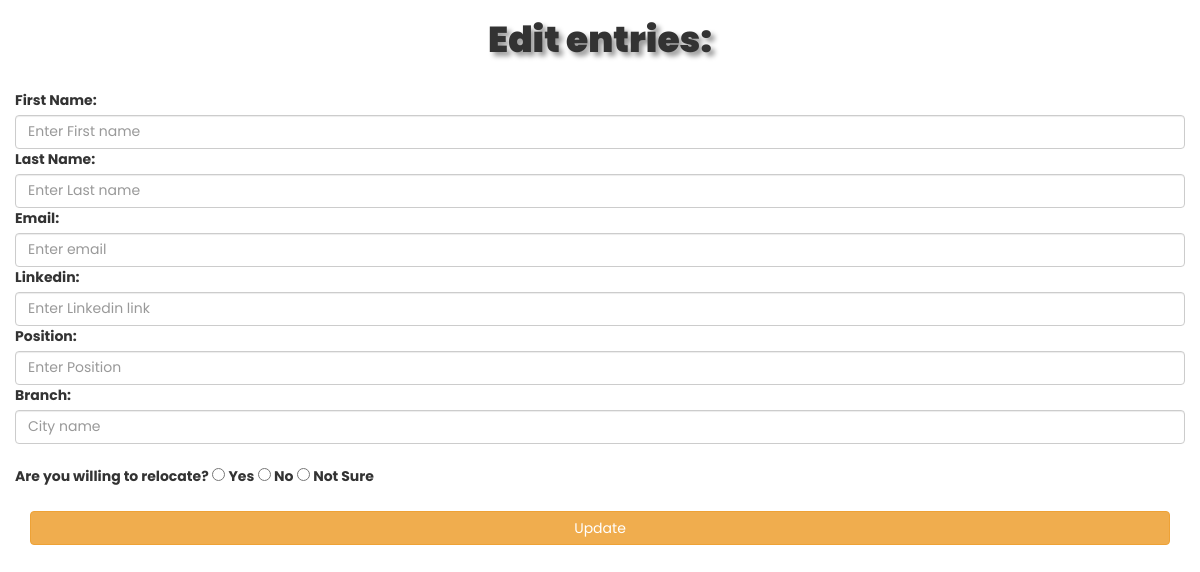
Before: /edit.php?id=23 with the older database file.
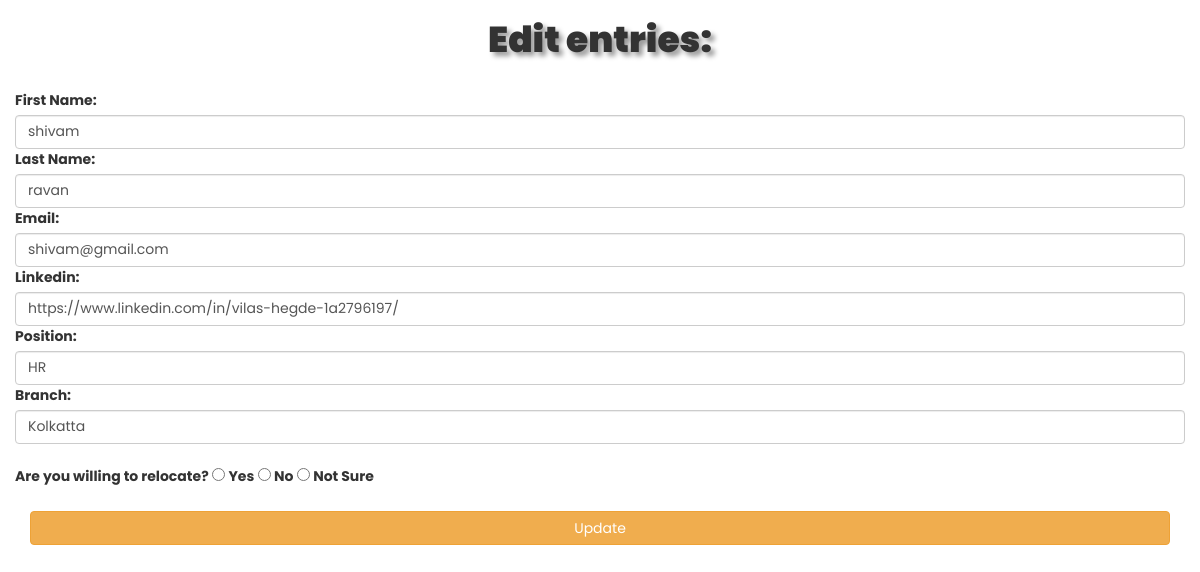
After: the same page with the newer database file.
### tables this page shows
CREATE TABLE `submissions` (
  `id` int(11) NOT NULL,
  `fname` varchar(100) DEFAULT NULL,
  `lname` varchar(100) DEFAULT NULL,
  `email` varchar(100) NOT NULL,
  `linkedin` varchar(100) DEFAULT NULL,
  `position` varchar(100) DEFAULT NULL,
  `branch` varchar(100) DEFAULT NULL,
  `relocate` varchar(10) DEFAULT NULL,
  `date` date NOT NULL DEFAULT current_timestamp()
);

### edit.php (the view, shortened to what this page needs)
<?php
$link = new mysqli("localhost","root",'',"jobapp1");
$id =$_GET["id"];
$firstname = "";
$lastname= "";
$email= "";
$linkedin= "";
$position="";
$branch="";
$res = mysqli_query($link, "SELECT * from submissions where `id`=$id");
while($row=mysqli_fetch_array($res))
{
    $firstname=$row["fname"];
    $lastname=$row["lname"];
    $email=$row["email"];
    $linkedin= $row["linkedin"];
    $position=$row["position"];
    $branch=$row["branch"];
}
?>
<!DOCTYPE html>
<html lang="en">
<head>
  <link rel="stylesheet" href="https://maxcdn.bootstrapcdn.com/bootstrap/3.4.1/css/bootstrap.min.css">
</head>
<body>
<div class="form-group">
    <form action="" method="post">
        <h1 style="text-align: center;text-shadow:4px 4px 5px rgba(0,0,0,0.4); font-weight:900;">Edit entries:</h1>
      <br>
<div class="col-sm-12">
      <label for="firstname">First Name:</label>
      <input required type="text" class="form-control" id="firstname" placeholder="Enter First name" name="firstname" value="<?php echo
      $firstname ?>">
      </div> </div> <br>
      <div class="form-group">
 <div class="col-sm-12">
        <label for="lastname">Last Name:</label>
        <input type="text" class="form-control" id="lastname" placeholder="Enter Last name" name="lastname" value="<?php echo
        $lastname ?>">
      </div>  </div>  <br>
      <div class="form-group">
 <div class="col-sm-12">
        <label for="email">Email:</label>
        <input required  type="email" class="form-control" id="email" placeholder="Enter email" name="email" value="<?php echo
        $email ?>">
      </div>  </div>  <br>
      <div class="form-group">
 <div class="col-sm-12">
        <label for="linkedin">Linkedin:</label>
        <input required  type="url" class="form-control" id="linkedin" placeholder="Enter Linkedin link" name="linkedin" value="<?php echo
        $linkedin ?>">
      </div>  </div>  <br>
      <div class="form-group">
 <div class="col-sm-12">
        <label for="position">Position:</label>
        <input required  type="text" class="form-control" id="position" placeholder="Enter Position" name="position" value="<?php echo
        $position ?>">
      </div>  </div>  <br>
      <div class="form-group">
 <div class="col-sm-12">
        <label for="city_name">Branch:</label>
        <input required  type="text" class="form-control"  placeholder="City name" name="branch" value="<?php echo
        $branch ?>">
      </div>  </div>  <br>
      <div class="form-group">
        <div class="col-sm-12">
          <br>
                  <label >Are you willing to relocate?</label>
                  <label> <input type="radio" name="relocate" value="Yes"> Yes </label>
                      <label> <input type="radio" aria-selected="true" name="relocate" value="No"> No </label>
                      <label> <input type="radio" name="relocate" aria-selected="true" value="Notsure"> Not Sure </label>
        </div>
      </div>
      <div class="form-group">
 <div class="col-sm-12">
   <div class="form-group">
           <div class="col-md-12">
<br>
           <button type="submit" name="update" class="btn btn-warning btn-block">Update</button>
      </div>
      </div>
</div>
</body>
</html>

Changed rows visible on the page:
added submissions: firstname "shivam", lastname "ravan", email "shivam@gmail.com", linkedin "https://www.linkedin.com/in/vilas-hegde-1a2796197/", position "HR", branch "Kolkatta"
